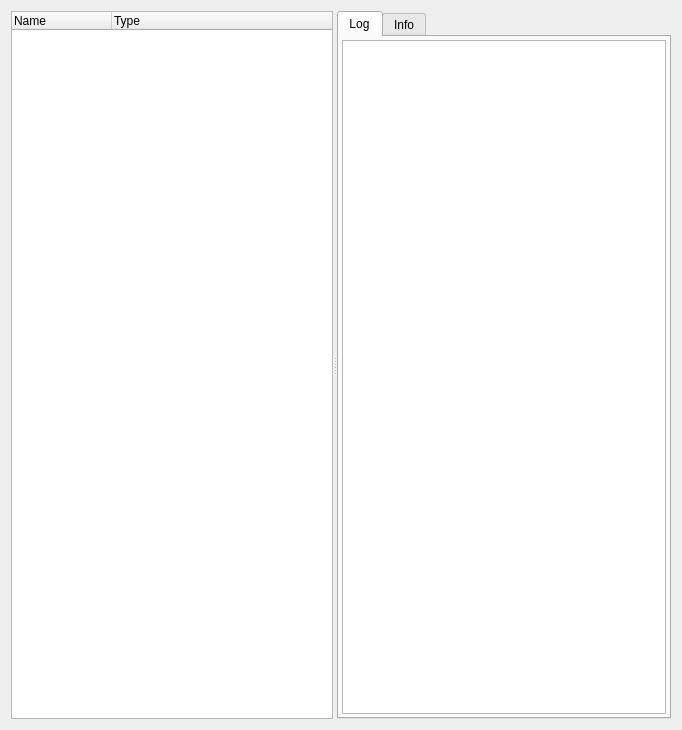
<?xml version="1.0" encoding="UTF-8"?>
<ui version="4.0">
 <class>ObjectLoggerDialog</class>
 <widget class="QDialog" name="ObjectLoggerDialog">
  <property name="geometry">
   <rect>
    <x>0</x>
    <y>0</y>
    <width>682</width>
    <height>730</height>
   </rect>
  </property>
  <property name="windowTitle">
   <string>Object logger</string>
  </property>
  <layout class="QVBoxLayout" name="verticalLayout">
   <item>
    <widget class="QSplitter" name="splitter">
     <property name="orientation">
      <enum>Qt::Horizontal</enum>
     </property>
     <widget class="QTreeWidget" name="treeWidget">
      <property name="contextMenuPolicy">
       <enum>Qt::CustomContextMenu</enum>
      </property>
      <column>
       <property name="text">
        <string notr="true">Name</string>
       </property>
      </column>
      <column>
       <property name="text">
        <string>Type</string>
       </property>
      </column>
     </widget>
     <widget class="QTabWidget" name="tabWidget">
      <property name="currentIndex">
       <number>0</number>
      </property>
      <widget class="QWidget" name="tabLog">
       <attribute name="title">
        <string>Log</string>
       </attribute>
       <layout class="QVBoxLayout" name="verticalLayout_2">
        <property name="leftMargin">
         <number>3</number>
        </property>
        <property name="topMargin">
         <number>3</number>
        </property>
        <property name="rightMargin">
         <number>3</number>
        </property>
        <property name="bottomMargin">
         <number>3</number>
        </property>
        <item>
         <widget class="QTableWidget" name="tableWidget"/>
        </item>
       </layout>
      </widget>
      <widget class="QWidget" name="tabInfo">
       <attribute name="title">
        <string>Info</string>
       </attribute>
       <layout class="QVBoxLayout" name="verticalLayout_3">
        <property name="leftMargin">
         <number>3</number>
        </property>
        <property name="topMargin">
         <number>3</number>
        </property>
        <property name="rightMargin">
         <number>3</number>
        </property>
        <property name="bottomMargin">
         <number>3</number>
        </property>
        <item>
         <widget class="QTextBrowser" name="textEdit">
          <property name="readOnly">
           <bool>true</bool>
          </property>
          <property name="textInteractionFlags">
           <set>Qt::LinksAccessibleByMouse|Qt::TextSelectableByMouse</set>
          </property>
          <property name="openExternalLinks">
           <bool>true</bool>
          </property>
         </widget>
        </item>
       </layout>
      </widget>
     </widget>
    </widget>
   </item>
  </layout>
 </widget>
 <resources/>
  <connections>
    <connection>
      <sender>treeWidget</sender>
      <signal>itemExpanded(QTreeWidgetItem*)</signal>
      <receiver>ObjectLoggerDialog</receiver>
      <slot>onItemExpanded(QTreeWidgetItem*)</slot>
      <hints>
        <hint type="sourcelabel">
          <x>178</x>
          <y>374</y>
        </hint>
        <hint type="destinationlabel">
          <x>350</x>
          <y>388</y>
        </hint>
      </hints>
    </connection>
    <connection>
      <sender>treeWidget</sender>
      <signal>itemCollapsed(QTreeWidgetItem*)</signal>
      <receiver>ObjectLoggerDialog</receiver>
      <slot>onItemCollapsed(QTreeWidgetItem*)</slot>
      <hints>
        <hint type="sourcelabel">
          <x>178</x>
          <y>374</y>
        </hint>
        <hint type="destinationlabel">
          <x>350</x>
          <y>388</y>
        </hint>
      </hints>
    </connection>
    <connection>
      <sender>treeWidget</sender>
      <signal>itemActivated(QTreeWidgetItem*,int)</signal>
      <receiver>ObjectLoggerDialog</receiver>
      <slot>onItemActivated(QTreeWidgetItem*,int)</slot>
      <hints>
        <hint type="sourcelabel">
          <x>178</x>
          <y>374</y>
        </hint>
        <hint type="destinationlabel">
          <x>350</x>
          <y>388</y>
        </hint>
      </hints>
    </connection>
    <connection>
      <sender>treeWidget</sender>
      <signal>customContextMenuRequested(QPoint)</signal>
      <receiver>ObjectLoggerDialog</receiver>
      <slot>onItemContextMenu(QPoint)</slot>
      <hints>
        <hint type="sourcelabel">
          <x>243</x>
          <y>270</y>
        </hint>
        <hint type="destinationlabel">
          <x>481</x>
          <y>285</y>
        </hint>
      </hints>
    </connection>
    <connection>
      <sender>treeWidget</sender>
      <signal>itemClicked(QTreeWidgetItem*,int)</signal>
      <receiver>ObjectLoggerDialog</receiver>
      <slot>onItemClicked(QTreeWidgetItem*,int)</slot>
      <hints>
        <hint type="sourcelabel">
          <x>243</x>
          <y>331</y>
        </hint>
        <hint type="destinationlabel">
          <x>481</x>
          <y>345</y>
        </hint>
      </hints>
    </connection>
    <connection>
      <sender>treeWidget</sender>
      <signal>itemSelectionChanged()</signal>
      <receiver>ObjectLoggerDialog</receiver>
      <slot>onItemSelectionChanged()</slot>
      <hints>
        <hint type="sourcelabel">
          <x>244</x>
          <y>345</y>
        </hint>
        <hint type="destinationlabel">
          <x>481</x>
          <y>345</y>
        </hint>
      </hints>
    </connection>
  </connections>
  <slots>
    <slot>onItemExpanded(QTreeWidgetItem*)</slot>
    <slot>onItemCollapsed(QTreeWidgetItem*)</slot>
    <slot>onItemSelected(QTreeWidgetItem*,QTreeWidgetItem*)</slot>
    <slot>onItemActivated(QTreeWidgetItem*,int)</slot>
    <slot>onItemContextMenu(QPoint)</slot>
    <slot>onItemClicked(QTreeWidgetItem*,int)</slot>
    <slot>onItemSelectionChanged()</slot>
  </slots>
</ui>
